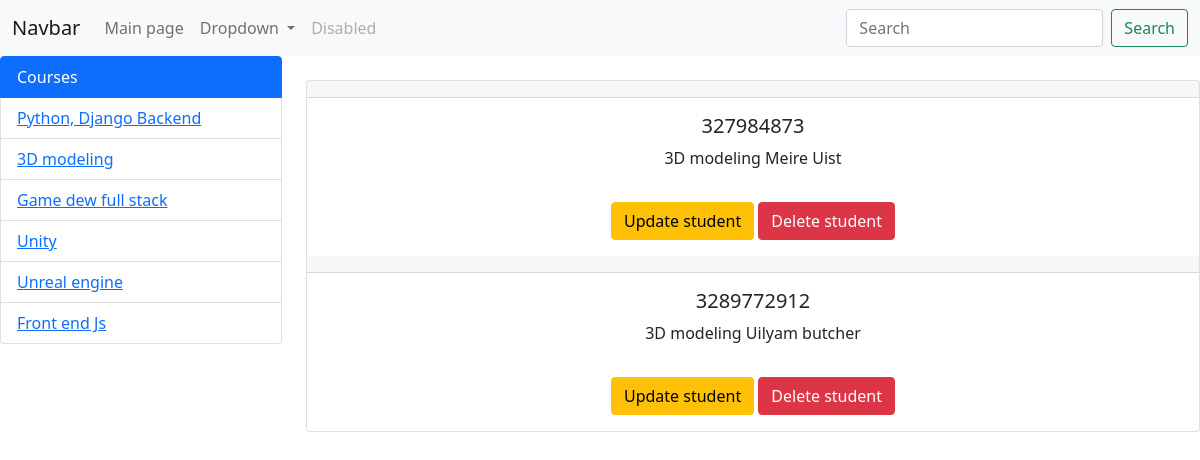
The app's page /filtering/2, older data.
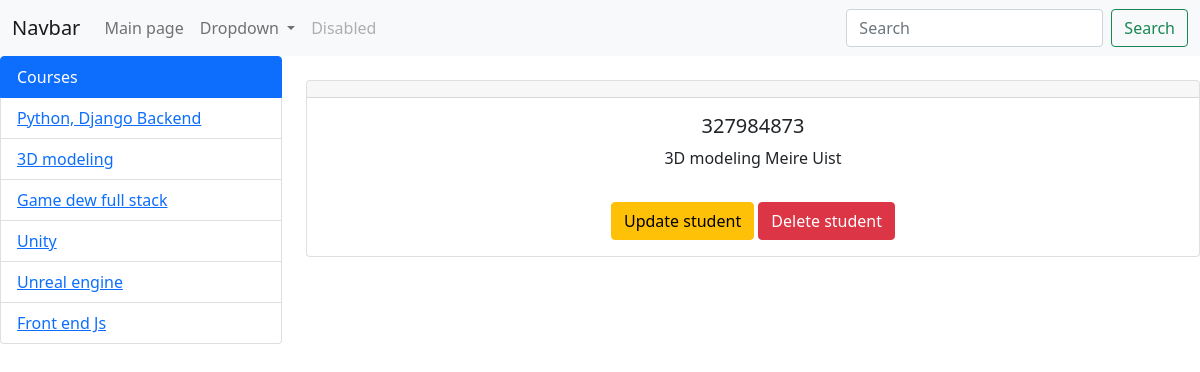
The same page, newer data.
### configapp/models.py (models this page shows, shortened)
class Fan(models.Model):
    title = models.CharField(max_length=255)
    def __str__(self):
        return self.title

class Student(models.Model):
    full_name = models.CharField(max_length=255)
    phone_number = models.CharField(max_length=15)
    address = models.TextField()
    fan = models.ForeignKey(Fan, on_delete=models.CASCADE)
    teacher = models.ForeignKey(Teacher, on_delete=models.CASCADE)

class Teacher(models.Model):
    teacherName = models.CharField(max_length=60)  # Исправлено
    def __str__(self):
        return self.teacherName  # Добавлен метод __str__

### configapp/views.py (the view)
# urls.py: path('filtering/<int:fan_id>', filtering, name='filtering'),
def filtering(request,fan_id):
    students = Student.objects.filter(fan_id=fan_id)
    fans = Fan.objects.all()
    context = {
        "students":students,
        "fans":fans,
    }
    return render(request, 'Filter_student.html', context=context)

### configapp/templates/Filter_student.html (shortened to what this page needs)
<!DOCTYPE html>
<html lang="en">
<head>
    <link href="https://cdn.jsdelivr.net/npm/bootstrap@5.0.2/dist/css/bootstrap.min.css" rel="stylesheet"
>
</head>
<body>
<nav class="navbar navbar-expand-lg navbar-light bg-light">
  <div class="container-fluid">
    <a class="navbar-brand" href="#">Navbar</a>
    <div class="collapse navbar-collapse" id="navbarSupportedContent">
      <ul class="navbar-nav me-auto mb-2 mb-lg-0">
        <li class="nav-item">
          <a class="nav-link" href="{% url 'home' %}">Main page</a>
        </li>
        <li class="nav-item dropdown">
          <a class="nav-link dropdown-toggle" href="#" id="navbarDropdown" role="button" data-bs-toggle="dropdown"
             aria-expanded="false">
            Dropdown
          </a>
        </li>
        <li class="nav-item">
          <a class="nav-link disabled" href="#" tabindex="-1" aria-disabled="true">Disabled</a>
        </li>
      </ul>
      <form class="d-flex">
        <input class="form-control me-2" type="search" placeholder="Search" aria-label="Search">
        <button class="btn btn-outline-success" type="submit">Search</button>
      </form>
    </div>
  </div>
</nav>
<div class="row">
  <div class="col-3">
    <ul class="list-group">
      <li class="list-group-item active" aria-current="true">Courses</li>
      {% for item in fans %}
          <li class="list-group-item">
              <a href="{% url 'filtering' item.id %}">{{ item.title }}</a>
          </li>
      {% endfor %}
    </ul>
  </div>
  <div class="col-9">
    <div class="card text-center mt-4">
      {% for item in students %}
      <div class="card-header">{{item.first_name}}</div>
      <div class="card-body">
        <h5 class="card-title">{{item.phone_number}}</h5>
        <p class="card-text">{{item.adress}}  {{item.fan}}  {{item.teacher}}</p>
        <a href="{% url 'update_student' item.id %}" class="btn btn-warning mt-3">Update student</a>
        <a href="{% url 'delete_student' item.id %}" class="btn btn-danger mt-3"
           onclick="return confirm('Вы уверены, что хотите удалить этого студента?');">Delete student</a>
      </div>
      {% endfor %}
    </div>
  </div>
</div>
</body>
</html>

Row changes from the older to the newer data that the page shows:
removed Student: phone_number "3289772912", fan "3D modeling", teacher "Uilyam butcher"
